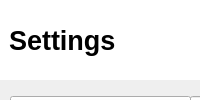
         <widget class="QWidget" name="settingsPage">
          <layout class="QVBoxLayout" name="verticalLayout_9">
           <property name="leftMargin">
            <number>0</number>
           </property>
           <property name="topMargin">
            <number>0</number>
           </property>
           <property name="rightMargin">
            <number>0</number>
           </property>
           <property name="bottomMargin">
            <number>0</number>
           </property>
           <item>
            <widget class="QWidget" name="settingHeader" native="true">
             <property name="sizePolicy">
              <sizepolicy hsizetype="Preferred" vsizetype="MinimumExpanding">
               <horstretch>0</horstretch>
               <verstretch>0</verstretch>
              </sizepolicy>
             </property>
             <property name="maximumSize">
              <size>
               <width>16777215</width>
               <height>80</height>
              </size>
             </property>
             <property name="styleSheet">
              <string notr="true">background-color: rgb(255, 255, 255);</string>
             </property>
             <layout class="QVBoxLayout" name="verticalLayout_8">
              <item>
               <widget class="QLabel" name="label_11">
                <property name="font">
                 <font>
                  <pointsize>20</pointsize>
                  <weight>75</weight>
                  <bold>true</bold>
                 </font>
                </property>
                <property name="text">
                 <string>Settings</string>
                </property>
               </widget>
              </item>
             </layout>
            </widget>
           </item>
           <item>
            <widget class="QWidget" name="settingBody" native="true">
             <widget class="QPushButton" name="pushButton_7">
              <property name="geometry">
               <rect>
                <x>10</x>
                <y>10</y>
                <width>181</width>
                <height>41</height>
               </rect>
              </property>
              <property name="text">
               <string>Set Path</string>
              </property>
             </widget>
             <widget class="QLineEdit" name="lineEdit_2">
              <property name="geometry">
               <rect>
                <x>190</x>
                <y>10</y>
                <width>371</width>
                <height>31</height>
               </rect>
              </property>
              <property name="readOnly">
               <bool>false</bool>
              </property>
             </widget>
             <widget class="QWidget" name="widget_14" native="true">
              <property name="geometry">
               <rect>
                <x>160</x>
                <y>170</y>
                <width>391</width>
                <height>171</height>
               </rect>
              </property>
              <layout class="QFormLayout" name="formLayout_11">
               <item row="0" column="0">
                <widget class="QWidget" name="widget_19" native="true">
                 <layout class="QFormLayout" name="formLayout_9">
                  <item row="0" column="0">
                   <widget class="QLabel" name="label_12">
                    <property name="text">
                     <string>test:</string>
                    </property>
                   </widget>
                  </item>
                  <item row="0" column="1">
                   <widget class="QLabel" name="label_42">
                    <property name="text">
                     <string>what is going on to this </string>
                    </property>
                   </widget>
                  </item>
                 </layout>
                </widget>
               </item>
               <item row="0" column="1">
                <widget class="QWidget" name="widget_20" native="true">
                 <layout class="QFormLayout" name="formLayout_10">
                  <item row="0" column="0">
                   <widget class="QLabel" name="label_43">
                    <property name="text">
                     <string>test2:</string>
                    </property>
                   </widget>
                  </item>
                  <item row="0" column="1">
                   <widget class="QLabel" name="label_44">
                    <property name="text">
                     <string>test3</string>
                    </property>
                   </widget>
                  </item>
                 </layout>
                </widget>
               </item>
              </layout>
             </widget>
            </widget>
           </item>
          </layout>
         </widget>
